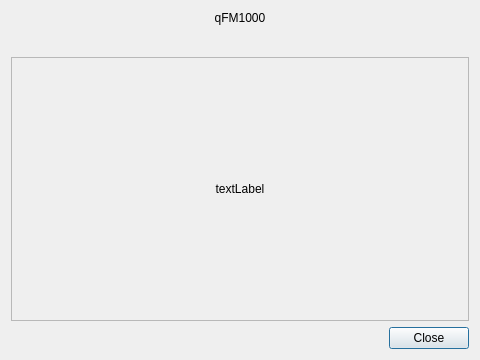
<?xml version="1.0" encoding="UTF-8"?>
<ui version="4.0">
    <class>About</class>
    <widget class="QDialog" name="aboutWindow">
        <property name="geometry">
            <rect>
                <x>0</x>
                <y>0</y>
                <width>480</width>
                <height>360</height>
            </rect>
        </property>
        <property name="windowTitle">
            <string>About...</string>
        </property>
        <property name="windowIcon">
            <iconset>
                <normaloff>:/images/icons/application</normaloff>:/images/icons/application
            </iconset>
        </property>
        <layout class="QVBoxLayout" name="verticalLayout" stretch="0,0,0,1,0">
            <item>
                <widget class="QLabel" name="titleLabel">
                    <property name="text">
                        <string>qFM1000</string>
                    </property>
                    <property name="alignment">
                        <set>Qt::AlignCenter</set>
                    </property>
                </widget>
            </item>
            <item>
                <widget class="QLabel" name="imageLabel">
                    <property name="pixmap">
                        <pixmap>:/images/icons/application</pixmap>
                    </property>
                    <property name="scaledContents">
                        <bool>false</bool>
                    </property>
                    <property name="alignment">
                        <set>Qt::AlignCenter</set>
                    </property>
                </widget>
            </item>
            <item>
                <widget class="QWidget" name="versionsWidget" native="true"/>
            </item>
            <item>
                <widget class="QScrollArea" name="scrollArea">
                    <property name="widgetResizable">
                        <bool>true</bool>
                    </property>
                    <widget class="QWidget" name="scrollAreaWidgetContents">
                        <property name="geometry">
                            <rect>
                                <x>0</x>
                                <y>0</y>
                                <width>464</width>
                                <height>250</height>
                            </rect>
                        </property>
                        <layout class="QVBoxLayout" name="verticalLayout_2">
                            <item>
                                <widget class="QLabel" name="textLabel">
                                    <property name="text">
                                        <string>textLabel</string>
                                    </property>
                                    <property name="alignment">
                                        <set>Qt::AlignCenter</set>
                                    </property>
                                </widget>
                            </item>
                        </layout>
                    </widget>
                </widget>
            </item>
            <item>
                <widget class="QDialogButtonBox" name="buttonBox">
                    <property name="standardButtons">
                        <set>QDialogButtonBox::Close</set>
                    </property>
                </widget>
            </item>
        </layout>
    </widget>
    <resources>
        <include location="../resources.qrc"/>
    </resources>
    <connections/>
</ui>
